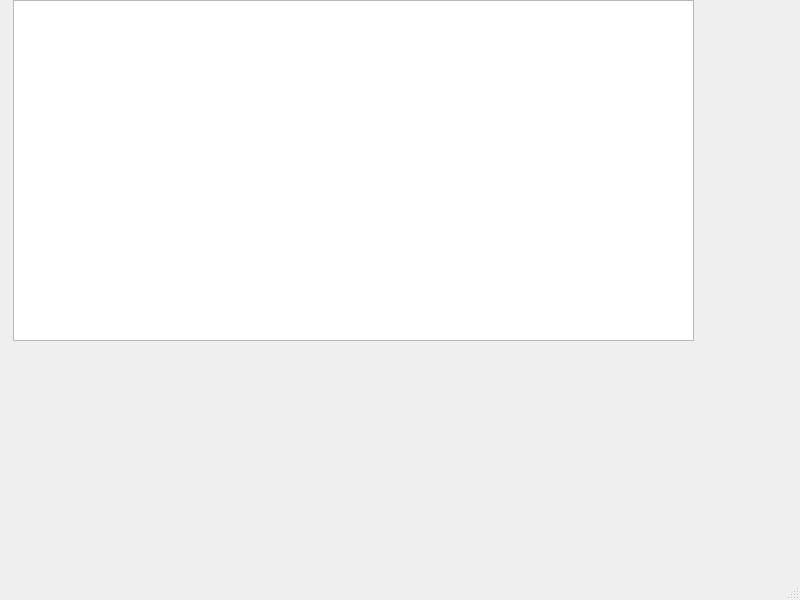
<?xml version="1.0" encoding="UTF-8"?>
<ui version="4.0">
 <class>MainWindow</class>
 <widget class="QMainWindow" name="MainWindow">
  <property name="geometry">
   <rect>
    <x>0</x>
    <y>0</y>
    <width>800</width>
    <height>600</height>
   </rect>
  </property>
  <property name="windowTitle">
   <string>MainWindow</string>
  </property>
  <widget class="QWidget" name="centralwidget">
   <widget class="QTextEdit" name="textEdit">
    <property name="geometry">
     <rect>
      <x>13</x>
      <y>0</y>
      <width>681</width>
      <height>341</height>
     </rect>
    </property>
   </widget>
  </widget>
  <widget class="QMenuBar" name="menubar">
   <property name="geometry">
    <rect>
     <x>0</x>
     <y>0</y>
     <width>800</width>
     <height>21</height>
    </rect>
   </property>
  </widget>
  <widget class="QStatusBar" name="statusbar"/>
 </widget>
 <resources/>
 <connections/>
</ui>
